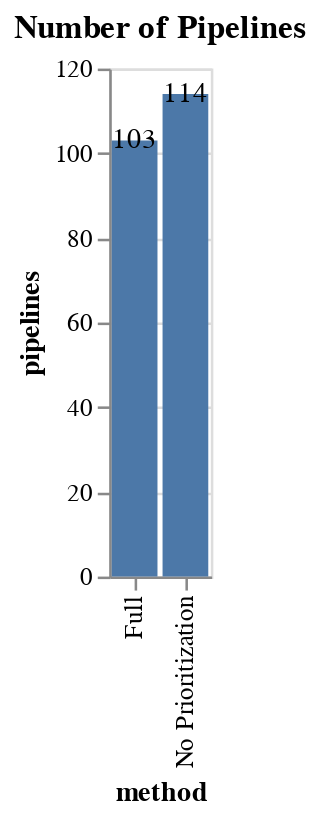

The code cell stored with this chart in its notebook:
### Code cell
plot_number_pipelines(all_performances, dataset)

### Figure 1 — Vega-Lite specification as saved in the notebook (floating-point values rounded to 4 significant figures)
{"config": {"view": {"continuousWidth": 400, "continuousHeight": 300}}, "layer": [{"mark": "bar", "encoding": {"x": {"type": "nominal", "field": "method"}, "y": {"type": "quantitative", "field": "pipelines"}}}, {"mark": {"type": "text", "align": "center", "baseline": "middle"}, "encoding": {"text": {"type": "quantitative", "field": "pipelines"}, "x": {"type": "nominal", "field": "method"}, "y": {"type": "quantitative", "field": "pipelines"}}}], "data": {"name": "data-a190c88137b014b67c2c0a010cf21ce1"}, "height": 200, "title": "Number of Pipelines", "$schema": "https://vega.github.io/schema/vega-lite/v4.8.1.json", "datasets": {"data-a190c88137b014b67c2c0a010cf21ce1": [{"dataset": "ACLED", "method": "Full", "pipelines": 103}, {"dataset": "ACLED", "method": "No Prioritization", "pipelines": 114}]}}
